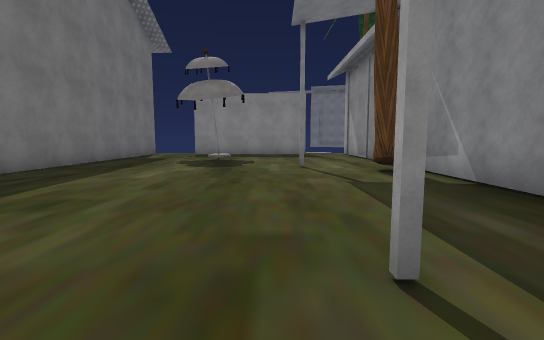
View 1 (above)

13 first-person views from a walk through a scene from a Unity 3-D project. The camera is 1.4 m above the floor, tilts 6° down and sees 85° across. The floor is counted in squares, 2 m on a side. Each view is taken from the middle of a square. On the plan, view 1 faces up. The plan holds only what a view shows up to about 10 squares ahead; the rest is blank. The place goes on beyond the plan. The player is left out. Some animated figures are not drawn. Some surface patterns are stand-ins.

View 2
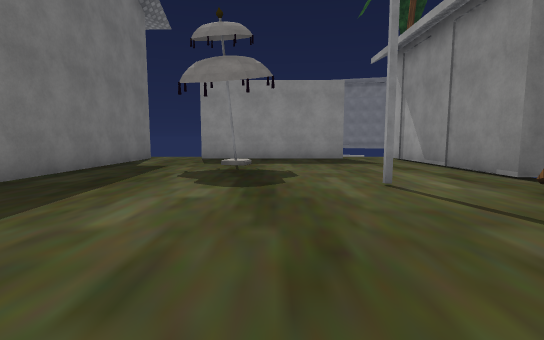

View 3
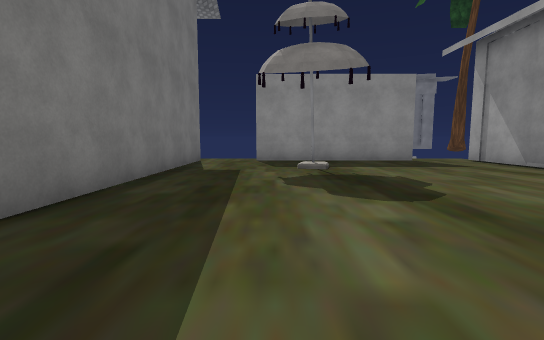

View 4
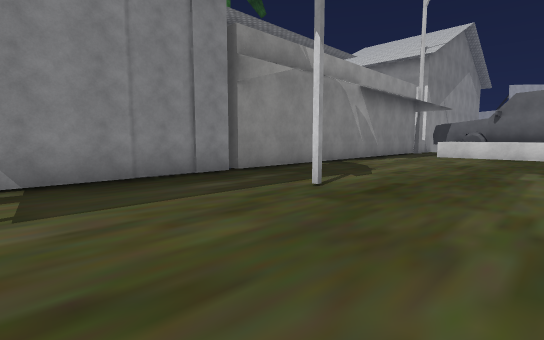

View 5
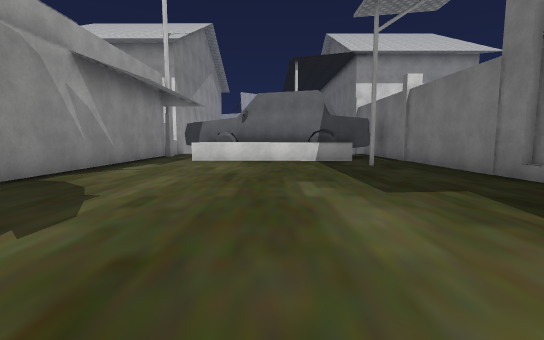

View 6
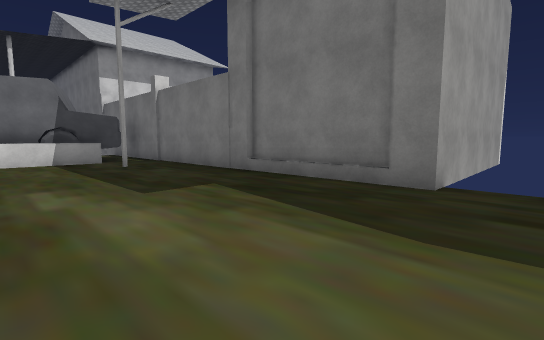

View 7
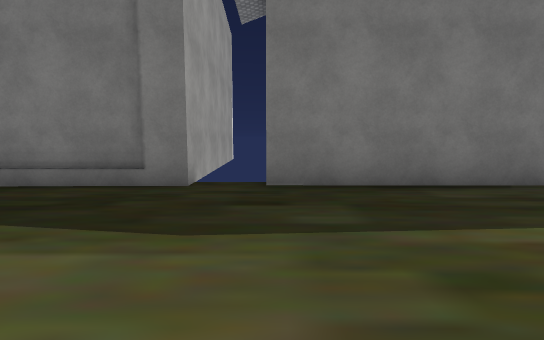

View 8
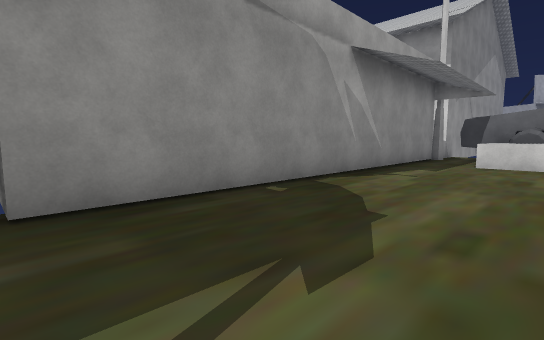

View 9
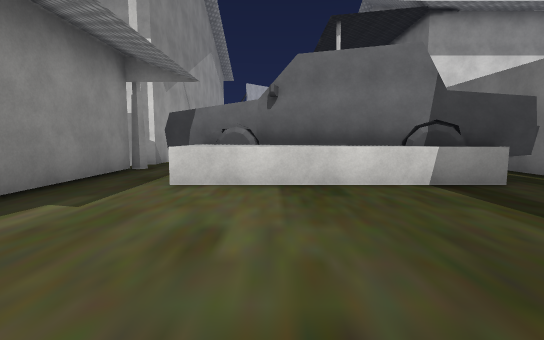

View 10
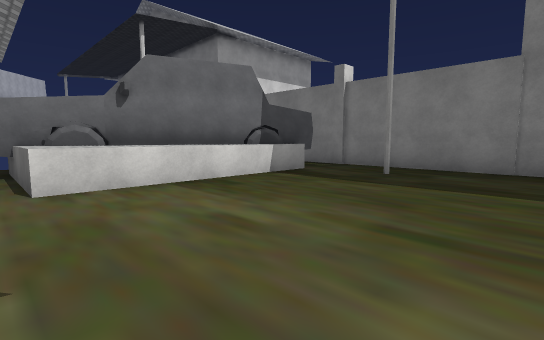

View 11
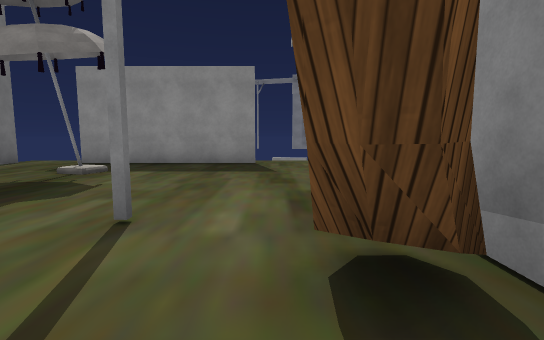

View 12
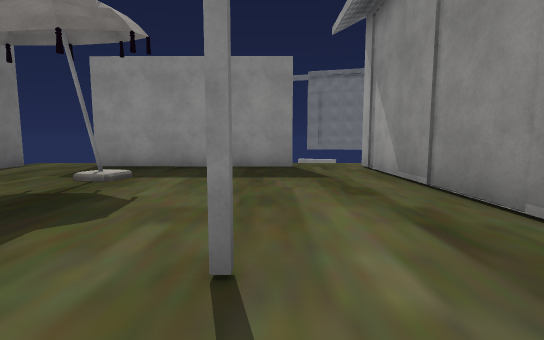

View 13
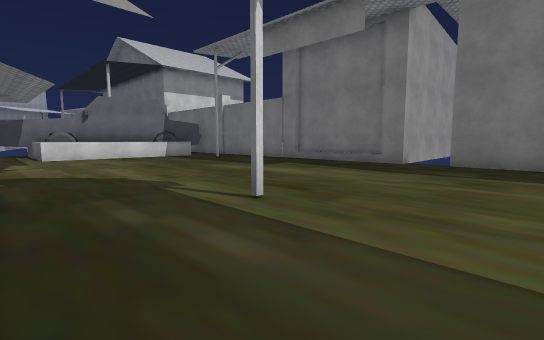

### Floor plan
Points are (right, up) in squares from view 1. A wall is a line through its corners. A room is listed if a view was taken in it or the views show most of it. See-through windows are left out.
Room 1 (views 1, 2, 3, 4, 5, 6, 7, 8, 9, 10, 11, 12, 13)
walls: (2.2, 5.8) (2, 6.2); (3.2, 1.1) (3.2, 6.9); (2.7, 5.8) (2.1, 5.8) (2.2, 6.6); (-5.4, 0.8) (-5.4, -7.6); (3, 6.2) (2.3, 5.7); (3.7, 8.1) (3.2, 8.1) (3.2, 13.5); (-3.6, -7.5) (1.6, -7.5) (1.5, -10.5); (1.6, 13.5) (-3.5, 13.6); (-3, -7.8) (2.6, -9.8); (-4.1, -7.6) (-2.6, -7.9); (-5.2, -7.3) (-5.2, -9.6); (-5.3, 13.6) (-5.4, 1.8); (1.2, -9.4) (2.5, -10); (3.2, -9.8) (3.2, 0.9) (4.2, 0.9)
objects: other object (-2, 11)

Where each view was taken, in squares from view 1:
view 1: 0 up, 0 right, facing up
view 2: 3 up, 1 left, facing up
view 3: 4 up, 3 left, facing up
view 4: 5 up, 2 left, facing down-right
view 5: 2 up, 1 left, facing down
view 6: 2 up, 1 left, facing down-left
view 7: 2 up, 1 left, facing left
view 8: 1 up, 0 right, facing down-right
view 9: 3 down, 0 right, facing down
view 10: 3 down, 2 right, facing down-left
view 11: 5 up, 2 right, facing up
view 12: 6 up, 1 right, facing up
view 13: 4 up, 3 right, facing down-left
